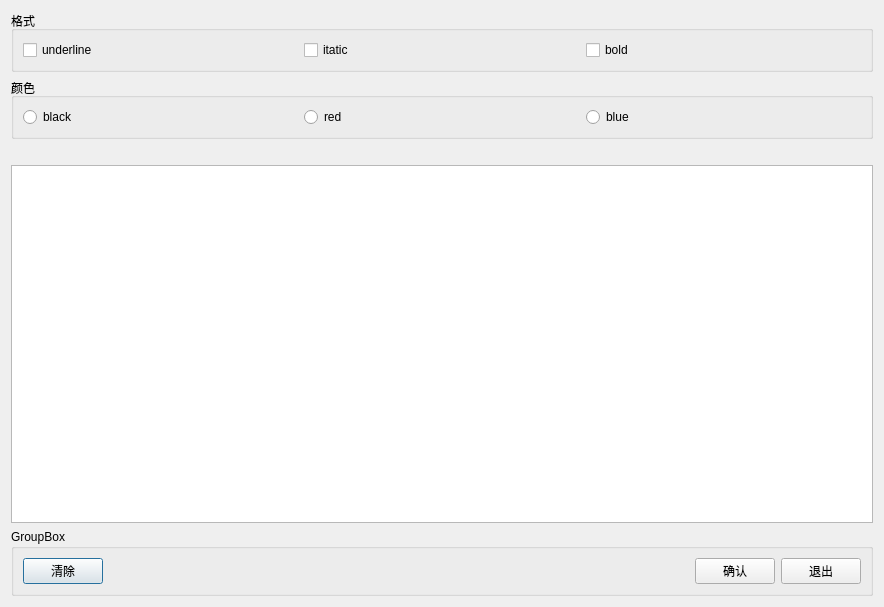
<?xml version="1.0" encoding="UTF-8"?>
<ui version="4.0">
 <class>Dialog</class>
 <widget class="QDialog" name="Dialog">
  <property name="geometry">
   <rect>
    <x>0</x>
    <y>0</y>
    <width>884</width>
    <height>607</height>
   </rect>
  </property>
  <property name="windowTitle">
   <string>Dialog</string>
  </property>
  <layout class="QVBoxLayout" name="verticalLayout">
   <item>
    <widget class="QGroupBox" name="groupBox_2">
     <property name="title">
      <string>格式</string>
     </property>
     <layout class="QHBoxLayout" name="horizontalLayout">
      <item>
       <widget class="QCheckBox" name="checkBox">
        <property name="text">
         <string>underline</string>
        </property>
       </widget>
      </item>
      <item>
       <widget class="QCheckBox" name="checkBox_2">
        <property name="text">
         <string>itatic</string>
        </property>
       </widget>
      </item>
      <item>
       <widget class="QCheckBox" name="checkBox_3">
        <property name="text">
         <string>bold</string>
        </property>
       </widget>
      </item>
     </layout>
    </widget>
   </item>
   <item>
    <widget class="QGroupBox" name="groupBox">
     <property name="title">
      <string>颜色</string>
     </property>
     <layout class="QHBoxLayout" name="horizontalLayout_2">
      <item>
       <widget class="QRadioButton" name="radioButton">
        <property name="text">
         <string>black</string>
        </property>
       </widget>
      </item>
      <item>
       <widget class="QRadioButton" name="radioButton_2">
        <property name="text">
         <string>red</string>
        </property>
       </widget>
      </item>
      <item>
       <widget class="QRadioButton" name="radioButton_3">
        <property name="text">
         <string>blue</string>
        </property>
       </widget>
      </item>
     </layout>
    </widget>
   </item>
   <item>
    <spacer name="horizontalSpacer">
     <property name="orientation">
      <enum>Qt::Orientation::Horizontal</enum>
     </property>
     <property name="sizeHint" stdset="0">
      <size>
       <width>40</width>
       <height>20</height>
      </size>
     </property>
    </spacer>
   </item>
   <item>
    <widget class="QTextEdit" name="textEdit"/>
   </item>
   <item>
    <widget class="QGroupBox" name="groupBox_3">
     <property name="title">
      <string>GroupBox</string>
     </property>
     <layout class="QHBoxLayout" name="horizontalLayout_3">
      <item>
       <widget class="QPushButton" name="btnClear">
        <property name="text">
         <string>清除</string>
        </property>
       </widget>
      </item>
      <item>
       <spacer name="horizontalSpacer_2">
        <property name="orientation">
         <enum>Qt::Orientation::Horizontal</enum>
        </property>
        <property name="sizeHint" stdset="0">
         <size>
          <width>40</width>
          <height>20</height>
         </size>
        </property>
       </spacer>
      </item>
      <item>
       <widget class="QPushButton" name="pushButton_2">
        <property name="text">
         <string>确认</string>
        </property>
       </widget>
      </item>
      <item>
       <widget class="QPushButton" name="btnexit">
        <property name="text">
         <string>退出</string>
        </property>
       </widget>
      </item>
     </layout>
    </widget>
   </item>
  </layout>
 </widget>
 <resources/>
 <connections/>
</ui>
